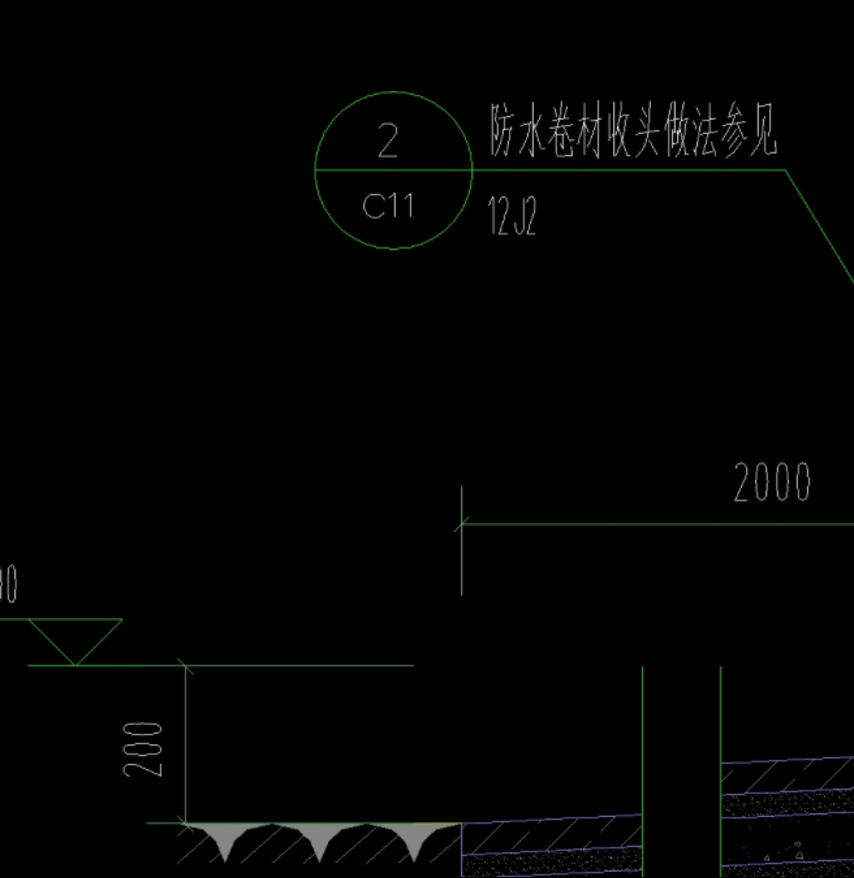
#> input picture spec_locator/cad_example_01.png, 854 x 878 px
$ python -i image_preprocess.py   (imports and definitions only)
#> lines starting #> are read from the running program, lines starting #| are printed output that depends on the picture; after the words box and inside, x2 and y2 are one past the last pixel; in counts of white or black regions, pixels touching at a corner belong together
#> further down, picture is the input picture: shape (878, 854, 3); mean B, G, R 2.3, 2.6, 2.1
"""
图像预处理模块
- 灰度化、二值化
- 去除 CAD 结构线
- 提升文字区域对比度
"""

import cv2
import numpy as np
from typing import Tuple, Optional
import logging

logger = logging.getLogger(__name__)


class ImagePreprocessor:
    """图像预处理器"""

    def __init__(self, max_size: int = 4096, enhance_contrast: bool = True):
        """
        初始化预处理器

        Args:
            max_size: 最大图像尺寸
            enhance_contrast: 是否增强对比度
        """
        self.max_size = max_size
        self.enhance_contrast = enhance_contrast

    def preprocess(self, image: np.ndarray) -> np.ndarray:
        """
        主预处理流水线

        Args:
            image: 输入图像（BGR 格式）

        Returns:
            预处理后的图像
        """
        # 1. 尺寸检查与缩放
        image = self._resize_image(image)

        # 2. 灰度化
        gray = cv2.cvtColor(image, cv2.COLOR_BGR2GRAY)

        # 3. 去除结构线
        gray = self._remove_lines(gray)

        # 4. 增强对比度
        if self.enhance_contrast:
            gray = self._enhance_contrast(gray)

        # 5. 二值化
        binary = self._binarize(gray)

        return binary

    def _resize_image(self, image: np.ndarray) -> np.ndarray:
        """缩放图像以符合最大尺寸限制"""
        h, w = image.shape[:2]
        if max(h, w) > self.max_size:
            scale = self.max_size / max(h, w)
            new_w, new_h = int(w * scale), int(h * scale)
            image = cv2.resize(image, (new_w, new_h), interpolation=cv2.INTER_AREA)
            logger.info(f"Resized image from {w}x{h} to {new_w}x{new_h}")
        return image

    def _remove_lines(self, gray: np.ndarray) -> np.ndarray:
        """
        去除 CAD 中的结构线和标注线

        使用形态学操作去除细线，保留文字
        """
        # 创建水平和竖直的结构元素
        kernel_h = cv2.getStructuringElement(cv2.MORPH_RECT, (1, 1))
        kernel_v = cv2.getStructuringElement(cv2.MORPH_RECT, (1, 1))

        # 自适应阈值处理，更好地保留文字
        thresh = cv2.adaptiveThreshold(
            gray, 255, cv2.ADAPTIVE_THRESH_GAUSSIAN_C, cv2.THRESH_BINARY, 11, 2
        )
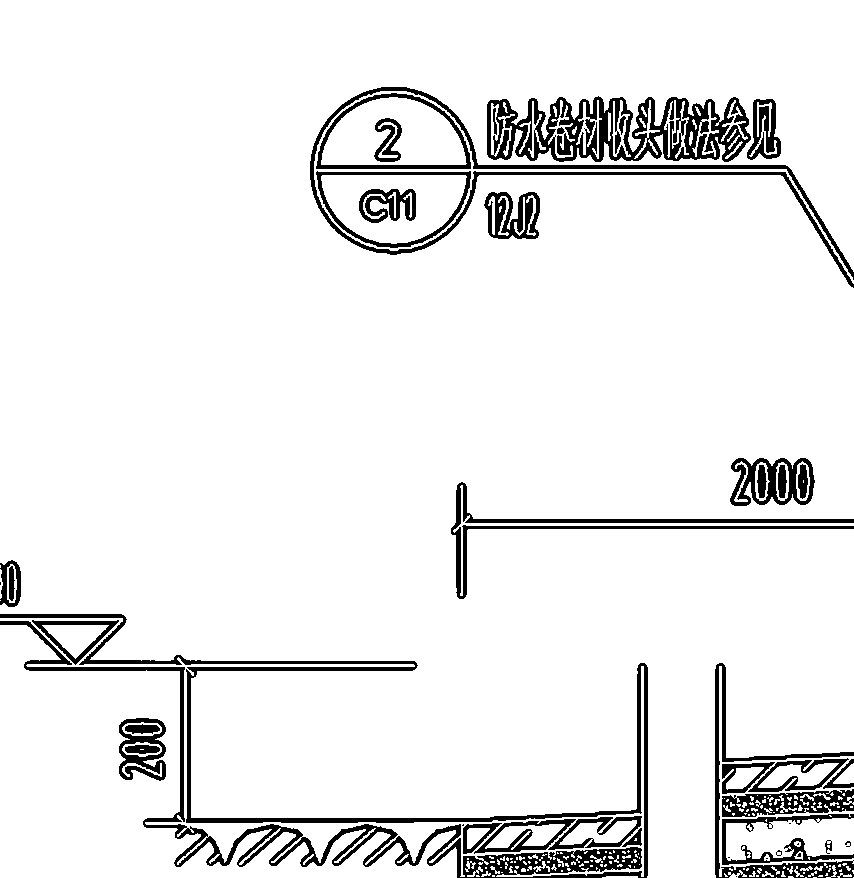
#> thresh: shape (878, 854); 92.2% white; 44 black regions (10 under 20 px), largest, box (x1, y1, x2, y2) and area: (0, 614, 648, 878) 16166, (487, 96, 751, 162) 9158, (310, 87, 854, 288) 5175

        # 使用膨胀操作连接被分割的文字
        kernel = cv2.getStructuringElement(cv2.MORPH_RECT, (2, 2))
        thresh = cv2.morphologyEx(thresh, cv2.MORPH_CLOSE, kernel, iterations=1)
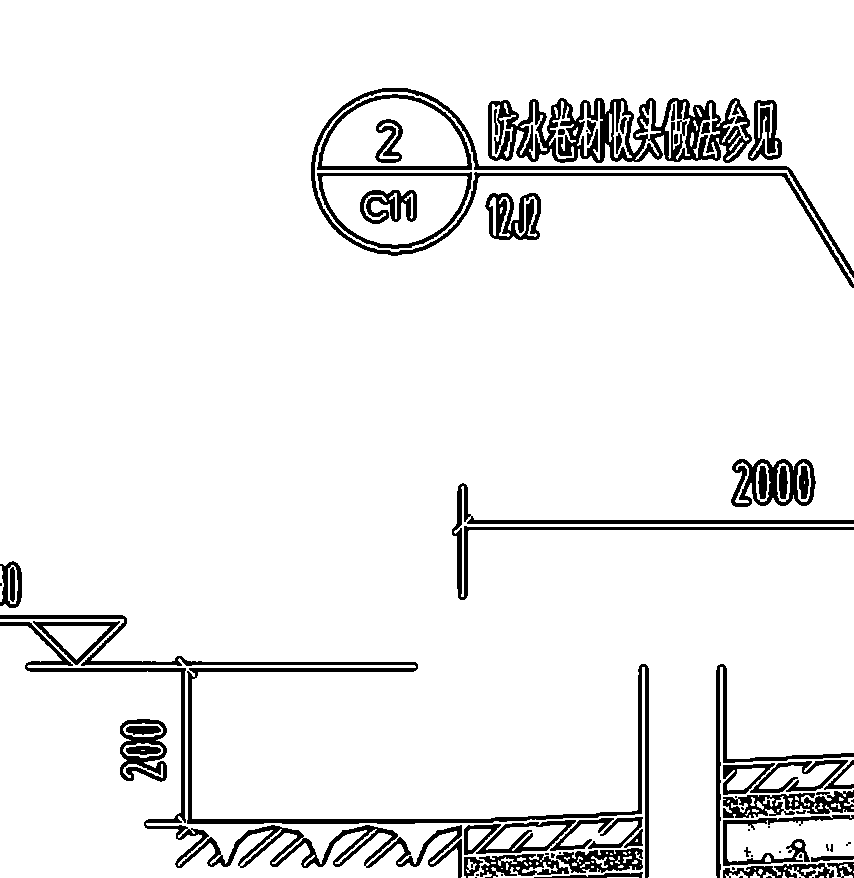
#> thresh: shape (878, 854); 92.3% white; 73 black regions (24 under 20 px), largest, box (x1, y1, x2, y2) and area: (488, 98, 752, 163) 8680, (0, 615, 649, 878) 6809, (0, 622, 462, 878) 6108

        logger.debug("Lines removed from image")
        return thresh

    def _enhance_contrast(self, gray: np.ndarray) -> np.ndarray:
        """
        增强对比度以提升 OCR 准确率

        使用 CLAHE (Contrast Limited Adaptive Histogram Equalization)
        """
        clahe = cv2.createCLAHE(clipLimit=2.0, tileGridSize=(8, 8))
        enhanced = clahe.apply(gray)
        logger.debug("Contrast enhanced")
        return enhanced

    def _binarize(self, gray: np.ndarray) -> np.ndarray:
        """
        二值化图像

        使用 Otsu 自动阈值
        """
        _, binary = cv2.threshold(gray, 0, 255, cv2.THRESH_BINARY + cv2.THRESH_OTSU)
        logger.debug("Image binarized")
        return binary

    def get_text_regions(
        self, binary: np.ndarray, min_area: int = 100
    ) -> list:
        """
        提取文本区域的边界框

        Args:
            binary: 二值化图像
            min_area: 最小区域面积

        Returns:
            文本区域的边界框列表 [(x, y, w, h), ...]
        """
        contours, _ = cv2.findContours(binary, cv2.RETR_EXTERNAL, cv2.CHAIN_APPROX_SIMPLE)

        text_regions = []
        for contour in contours:
            area = cv2.contourArea(contour)
            if area > min_area:
                x, y, w, h = cv2.boundingRect(contour)
                text_regions.append((x, y, w, h))

        text_regions.sort(key=lambda r: (r[1], r[0]))  # 按位置排序
        logger.debug(f"Found {len(text_regions)} potential text regions")
        return text_regions

>>> import cv2
>>> picture = cv2.imread('../cad_example_01.png')
>>> result = ImagePreprocessor().preprocess(picture)
